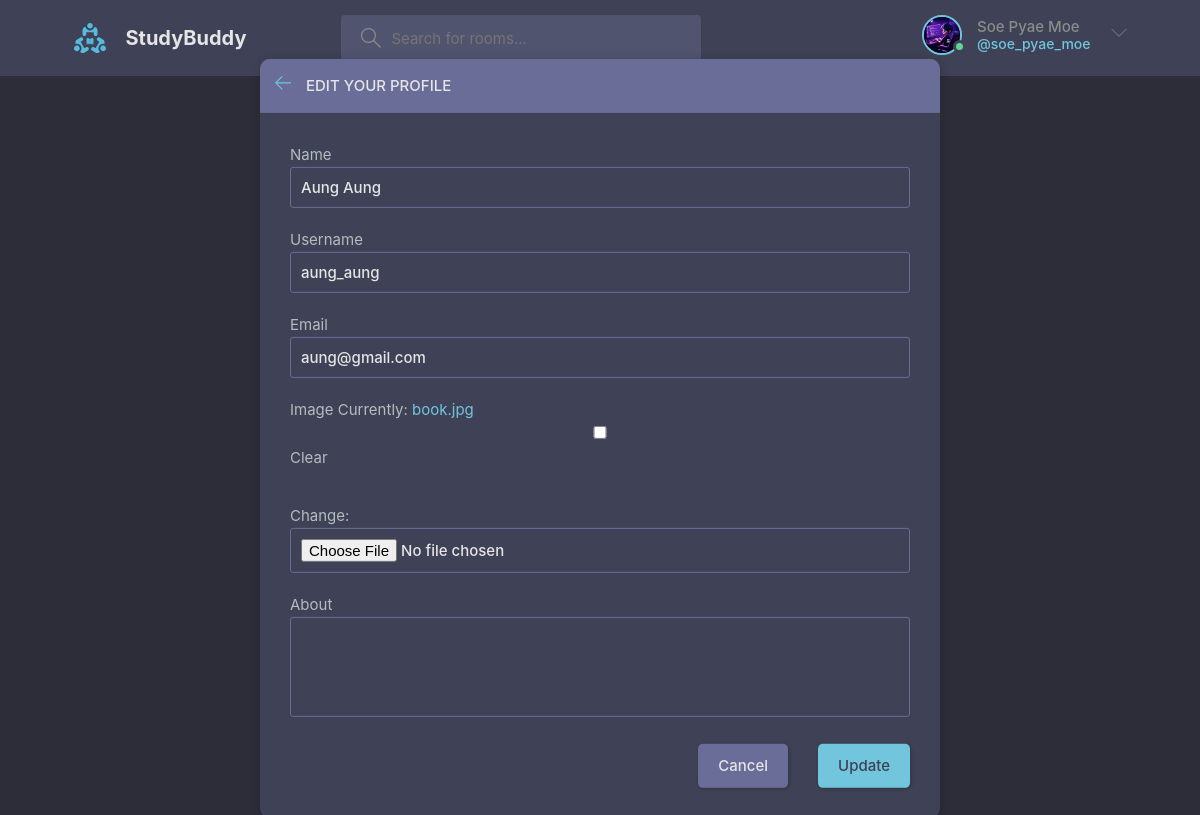
Screenshot of /edit-profile/2/ (signed in) with the database file from the repository.
### base/models.py (models this page shows)
class User(AbstractUser):
    name = models.CharField(max_length=200, null=True, blank=True)
    email = models.EmailField(unique=True,null=True, blank=True)
    image = models.ImageField(null=True, blank=True, default='avatar.svg')
    about = models.TextField(null=True, blank=True)
    USERNAME_FIELD = 'email'
    REQUIRED_FIELDS = ['']

### base/views.py (the view)
# urls.py: path('edit-profile/<str:pk>/', views.editProfile, name='edit-profile'),
@login_required(login_url='login')
def editProfile(request, pk):
    user = User.objects.get(id=pk)
    form = UserFrom(instance=user)
    if request.method == 'POST':
        form = UserFrom(request.POST, request.FILES, instance=user)
        if form.is_valid():
            form.save()
            return redirect('user-profile', user.id)
    context = {'user': user, 'form': form}
    return render(request, 'base/edit-profile.html', context)

### base/forms.py
class UserFrom(ModelForm):
    class Meta:
        model = User
        fields = ['name', 'username','email', 'image', 'about']

### base/templates/base/edit-profile.html (shortened to what this page needs)
{% extends 'main.html' %}
{% block content %}
<main class="update-account layout">
  <div class="container">
    <div class="layout__box">
      <div class="layout__boxHeader">
        <div class="layout__boxTitle">
          <a href="{% url 'user-profile' user.id %}">
            <svg version="1.1" xmlns="http://www.w3.org/2000/svg" width="32" height="32" viewBox="0 0 32 32">
              <title>arrow-left</title>
              <path
                d="M13.723 2.286l-13.723 13.714 13.719 13.714 1.616-1.611-10.96-10.96h27.625v-2.286h-27.625l10.965-10.965-1.616-1.607z">
              </path>
            </svg>
          </a>
          <h3>Edit your profile</h3>
        </div>
      </div>
      <div class="layout__body">
        <form class="form" action="" method="post" enctype="multipart/form-data">
          {% for field in form %}
          <div class="form__group">
            {{ field.label }}
            {{ field }}
          </div>
          {% endfor %}
          <div class="form__action">
            <a class="btn btn--dark" href="{% url 'user-profile' user.id %}">Cancel</a>
            <button class="btn btn--main" type="submit">Update</button>
          </div>
        </form>
      </div>
    </div>
  </div>
</main>
{% endblock %}

### templates/navbar.html (shortened to what this page needs)
{% load static %}
<header class="header header--loggedIn">
    <div class="container">
        <a href="/" class="header__logo">
            <img src="{% static 'images/logo.svg' %}" />
            <h1>StudyBuddy</h1>
        </a>
        <form class="header__search" action="" method="get">
            <label>
                <input placeholder="Search for rooms..." name="q" />
            </label>
        </form>
        <nav class="header__menu">
            {% if request.user.is_authenticated %}
            <div class="header__user">
                <a href="{% url 'user-profile' request.user.id %}">
                    <div class="avatar avatar--medium active">
                        <img src="{{ request.user.image.url }}" />
                    </div>
                    <p>{{ request.user.name }} <span>@{{ request.user.username }}</span></p>
                </a>
                <button class="dropdown-button">
                    <svg version="1.1" xmlns="http://www.w3.org/2000/svg" width="32" height="32" viewBox="0 0 32 32">
                        <title>chevron-down</title>
                        <path d="M16 21l-13-13h-3l16 16 16-16h-3l-13 13z"></path>
                    </svg>
                </button>
            </div>
            {% endif %}
        </nav>
    </div>
</header>

### rows the page displays
User: user.image (picture), user.name "Soe Pyae Moe", user.username "soe_pyae_moe"
User: form "Aung Aung" "aung_aung" "aung@gmail.com"

### other values shown
{{ field.label }} "Name" "Username" "Email" "Image" "About"
